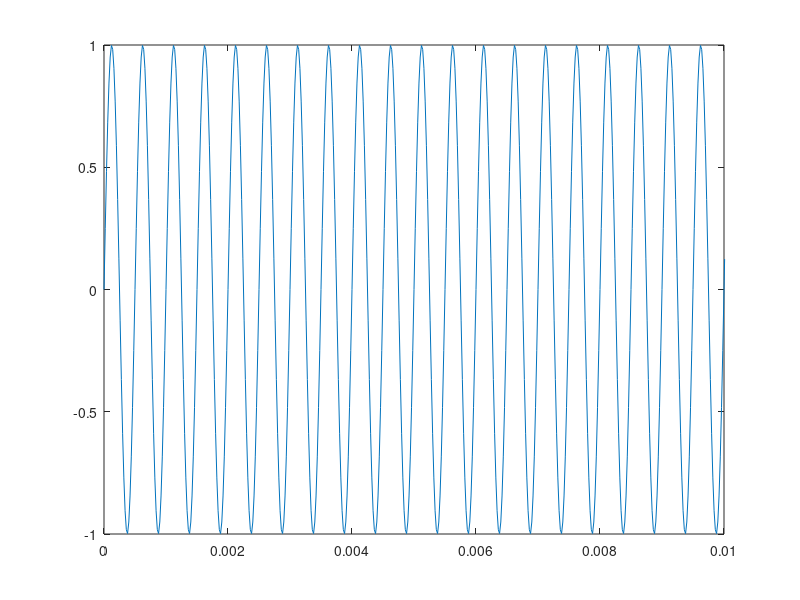

The MATLAB script that drew this image:
% Lab 03, Problem 3

% 3.a
t1=0:(1/50000):1;
f1=2000;
y1=sin(2*pi*f1*t1);
plot(t1,y1);
axis([0 0.01 -1 1]);
sound(y1,50000);

% 3.b

% b.c
